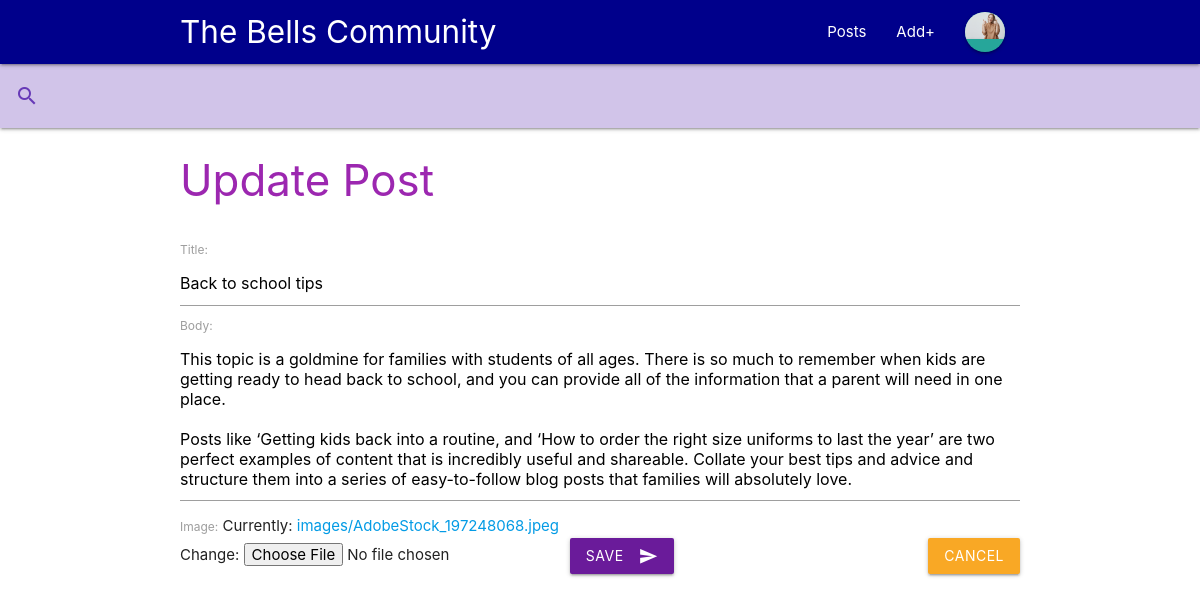
Screenshot of /back-to-school-tips/update/ (signed in) with the database file from the repository.
### accounts/models.py (models this page shows, shortened)
class CustomUser(AbstractUser):
    pass

class UserProfile(models.Model):
    user = models.OneToOneField(CustomUser, on_delete=models.CASCADE)
    name = models.CharField(max_length=25, default='new_user', blank=True)
    bio = models.CharField(max_length=250, default='', blank=True)
    avatar = models.ImageField(upload_to='avatars/', default='avatars/user_avatar.png')
    avatar_thumbnail = ImageSpecField(source='avatar',
                                      processors=[ResizeToFill(150, 150)],
                                      format='JPEG',
                                      options={'quality': 60})

### posts/models.py (models this page shows, shortened)
class Post(models.Model):
    title = models.CharField(max_length=200)
    slug = AutoSlugField(unique=True, always_update=False, populate_from="title")
    body = models.TextField()
    image = models.ImageField(upload_to='images/', default='images/blank.png')
    image_thumbnail = ImageSpecField(source='image',
                                      processors=[ResizeToFill(150, 150)],
                                      format='JPEG',
                                      options={'quality': 60})
    creator = models.ForeignKey(
        get_user_model(),
        on_delete=models.CASCADE
    )
    added = models.DateTimeField(auto_now_add=True)
    hit_count_generic = GenericRelation(
                HitCount,
                object_id_field='object_pk',
                related_query_name='hit_count_generic_relation'
                )
    objects = CustomPostManger()
    def get_absolute_url(self):
        return reverse('posts:detail', kwargs = {'slug': self.slug})
    def get_update_url(self):
        return reverse('posts:update', kwargs = {'slug': self.slug})

### posts/views.py (the view, shortened to what this page needs)
# urls.py: path('<slug:slug>/update/', update_post, name='update'),
@login_required
def update_post(request, slug):
    p = Post.objects.get(slug=slug)
    if p.creator != request.user:
        messages.error(request, 'Ownership error! You are not allowed to edit this post.')
        return redirect(p.get_absolute_url())
    form = PostForm(instance=p)
    context = {
        'post': p,
        'form': form
    }
    return render(request, 'posts/update_post.html', context)

### posts/forms.py
class PostForm(forms.ModelForm):
    class Meta:
        model = Post
        fields = ['title', 'body', 'image']
        widgets = {
            'body': forms.Textarea(attrs={
                'rows': 10,
                'cols': 40,
                'class': 'materialize-textarea'
                }),
        }

### posts/models.py (called while the page is built)
    def get_queryset(self):
        return super().get_queryset().order_by('-added')

### posts/templates/posts/update_post.html (shortened to what this page needs)
{% extends 'base.html' %}
{% load humanize %}
{% load materializecss %}
{% block content %}
<H3 class="purple-text darken-3">Update Post</H3>
<form action="{{ post.get_update_url }}" method='POST' enctype="multipart/form-data" class="col s12 section">
    {{ form|materializecss }}
    <button class="btn waves-effect waves-light purple darken-3" type="submit" name="action">Save
        <i class="material-icons right">send</i>
    </button>
    <a href="{{ post.get_absolute_url }}" class="yellow darken-3 right btn">Cancel</a>
</form>
{% endblock content %}

### posts/templates/base.html (shortened to what this page needs)
{% load static %}
{% load materializecss %}
{% load humanize %}
<!DOCTYPE html>
<html lang="en">
<head>
    <link rel="stylesheet" href="{% static 'css/materialize.min.css' %}">
    <link rel="stylesheet" href="{% static 'css/custom.css' %}">
</head>
<body>
<div class="navbar-fixed">
    <nav class="purple darken-3" style="background-color: darkblue !important;">
        <div class="container">
            <div class="nav-wrapper" >
                <a href="/" class="brand-logo flow-text hide-on-small-only">The Bells Community</a>
                <ul class="right hide-on-med-and-down">
                    <li>
                        <a href="/">Posts</a>
                    </li>
                    {% if user.is_authenticated %}
                    <li>
                        <a href="{% url 'posts:create' %}">Add+</a>
                    </li>
                    <li><a class="dropdown-trigger btn-floating" href="#!" data-target="dropdown1">
                        <img src="{{ user.userprofile.avatar_thumbnail.url }}" class="avatar responsive-img">
                        </a>
                    </li>
                    {% endif %}
                </ul>
            </div>
        </div>
    </nav>
</div>
<nav class="deep-purple lighten-4">
    <div class="nav-wrapper">
      <form action="/search">
        <div class="input-field">
          <input id="search" type="search" name="q" required">
          <label class="label-icon" for="search"><i class="material-icons deep-purple-text">search</i></label>
          <i class="material-icons">close</i>
        </div>
      </form>
    </div>
</nav>
<div class="container">
    {% block content %}
    {% endblock content %}
</div>
<div class="section"></div>
</body>
</html>

### rows the page displays
CustomUser: userprofile.avatar_thumbnail (picture)
Post: title "Back to school tips", body "This topic is a goldmine for families with students of all ages. There is so much to remember when kids are getting ready to head back to school, and you can provide all of the information that a parent will need in one place. Posts like ‘Getting kids back into a routine, and ‘How to order the right size uniforms to last the year’ are two perfect examples of content that is incredibly useful and shareable. Collate your best tips and advice and structure them into a series of easy-to-follow blog posts that families will absolutely love."
